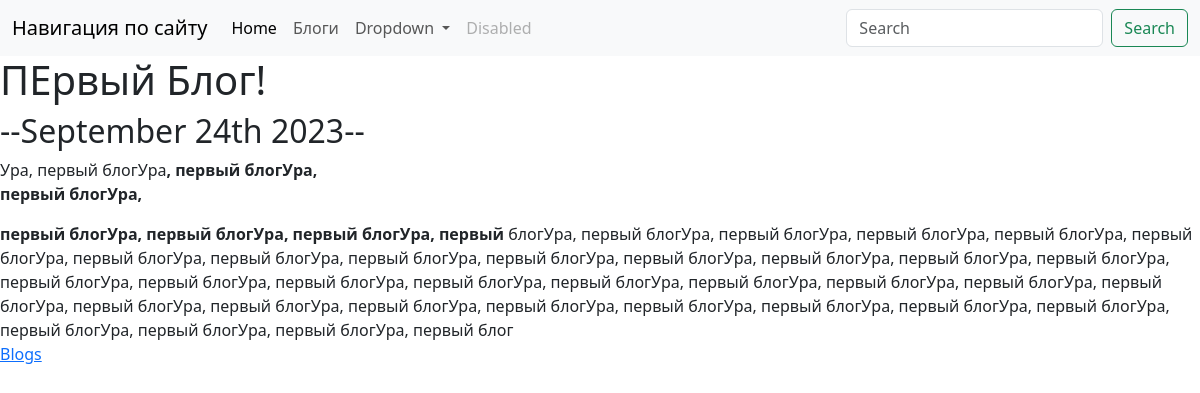
Page /blog/1/ on the committed database.
### blog/models.py (models this page shows, shortened)
class Blog(models.Model):
    title = models.CharField(max_length=200)
    discription = models.TextField()
    date = models.DateField(default=timezone.now())

### blog/views.py (the view)
# urls.py: path('<int:blog_id>/', views.detail, name='detail'),
def detail(request, blog_id):
    blog = get_object_or_404(Blog, pk=blog_id)
    return render(request, 'blog/detail.html', {'blog':blog})

### blog/templates/blog/detail.html
  {%  extends 'portfolio/base.html'  %}
  {%  block content  %}
    <h1>{{ blog.title }}</h1>
    <h2>--{{ blog.date|date:'F jS Y' }}--</h2>
    {{  blog.discription|safe  }}
  <br>
    <a href = "{% url 'blog:all_blogs' %}" >Blogs</a>
{%  endblock  %}

### rows in the picture
Blog: title "ПЕрвый Блог!", date "September 24th 2023", discription "Ура, первый блогУра , первый блогУра, первый блогУра, первый блогУра, первый блогУра, первый блогУра, первый блогУра, первый блогУра, первый блогУра, первый блогУра, первый блогУра, первый блогУра, первый блогУра, первый блогУра, первый блогУра, первый блогУра, первый блогУра, первый блогУра, первый блогУра, первый блогУра, первый блогУра, первый блогУра, первый блогУра, первый блогУра, первый блогУра, первый блогУра, первый блогУра, первый блогУра, первый блогУра, первый блогУра, первый блогУра, первый блогУра, первый блогУра, первый блогУра, первый блогУра, первый блогУра, первый блогУра, первый блогУра, первый блогУра, первый блогУра, первый блог"
